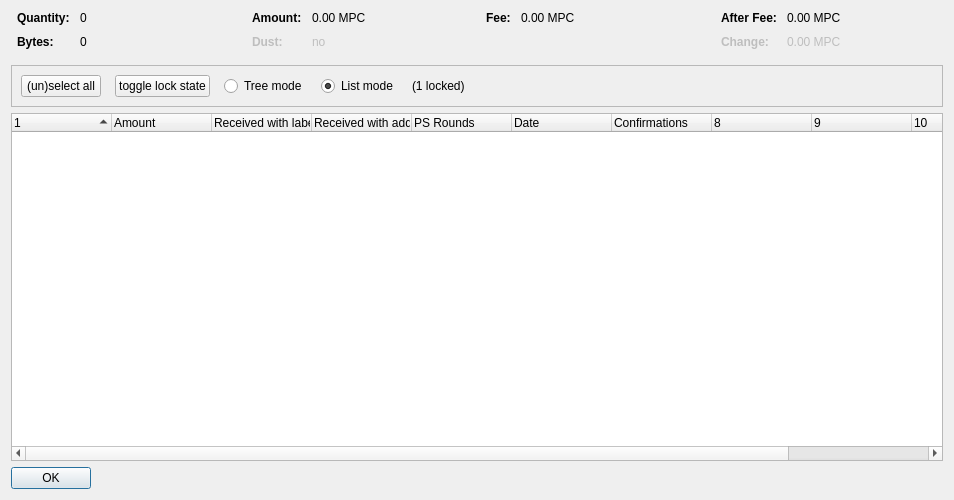
<?xml version="1.0" encoding="UTF-8"?>
<ui version="4.0">
 <class>CoinControlDialog</class>
 <widget class="QDialog" name="CoinControlDialog">
  <property name="geometry">
   <rect>
    <x>0</x>
    <y>0</y>
    <width>954</width>
    <height>500</height>
   </rect>
  </property>
  <property name="windowTitle">
   <string>Coin Selection</string>
  </property>
  <layout class="QVBoxLayout" name="verticalLayout">
   <item>
    <layout class="QHBoxLayout" name="horizontalLayoutTop" stretch="0,0,0,0">
     <property name="topMargin">
      <number>0</number>
     </property>
     <property name="bottomMargin">
      <number>10</number>
     </property>
     <item>
      <layout class="QFormLayout" name="formLayoutCoinControl1">
       <property name="horizontalSpacing">
        <number>10</number>
       </property>
       <property name="verticalSpacing">
        <number>10</number>
       </property>
       <property name="leftMargin">
        <number>6</number>
       </property>
       <property name="rightMargin">
        <number>6</number>
       </property>
       <item row="0" column="0">
        <widget class="QLabel" name="labelCoinControlQuantityText">
         <property name="font">
          <font>
           <weight>75</weight>
           <bold>true</bold>
          </font>
         </property>
         <property name="text">
          <string>Quantity:</string>
         </property>
        </widget>
       </item>
       <item row="0" column="1">
        <widget class="QLabel" name="labelCoinControlQuantity">
         <property name="cursor">
          <cursorShape>IBeamCursor</cursorShape>
         </property>
         <property name="contextMenuPolicy">
          <enum>Qt::ActionsContextMenu</enum>
         </property>
         <property name="text">
          <string notr="true">0</string>
         </property>
         <property name="textInteractionFlags">
          <set>Qt::LinksAccessibleByMouse|Qt::TextSelectableByKeyboard|Qt::TextSelectableByMouse</set>
         </property>
        </widget>
       </item>
       <item row="1" column="0">
        <widget class="QLabel" name="labelCoinControlBytesText">
         <property name="font">
          <font>
           <weight>75</weight>
           <bold>true</bold>
          </font>
         </property>
         <property name="text">
          <string>Bytes:</string>
         </property>
        </widget>
       </item>
       <item row="1" column="1">
        <widget class="QLabel" name="labelCoinControlBytes">
         <property name="cursor">
          <cursorShape>IBeamCursor</cursorShape>
         </property>
         <property name="contextMenuPolicy">
          <enum>Qt::ActionsContextMenu</enum>
         </property>
         <property name="text">
          <string notr="true">0</string>
         </property>
         <property name="textInteractionFlags">
          <set>Qt::LinksAccessibleByMouse|Qt::TextSelectableByKeyboard|Qt::TextSelectableByMouse</set>
         </property>
        </widget>
       </item>
      </layout>
     </item>
     <item>
      <layout class="QFormLayout" name="formLayoutCoinControl2">
       <property name="horizontalSpacing">
        <number>10</number>
       </property>
       <property name="verticalSpacing">
        <number>10</number>
       </property>
       <property name="leftMargin">
        <number>6</number>
       </property>
       <property name="rightMargin">
        <number>6</number>
       </property>
       <item row="0" column="0">
        <widget class="QLabel" name="labelCoinControlAmountText">
         <property name="font">
          <font>
           <weight>75</weight>
           <bold>true</bold>
          </font>
         </property>
         <property name="text">
          <string>Amount:</string>
         </property>
        </widget>
       </item>
       <item row="0" column="1">
        <widget class="QLabel" name="labelCoinControlAmount">
         <property name="cursor">
          <cursorShape>IBeamCursor</cursorShape>
         </property>
         <property name="contextMenuPolicy">
          <enum>Qt::ActionsContextMenu</enum>
         </property>
         <property name="text">
          <string notr="true">0.00 MPC</string>
         </property>
         <property name="textInteractionFlags">
          <set>Qt::LinksAccessibleByMouse|Qt::TextSelectableByKeyboard|Qt::TextSelectableByMouse</set>
         </property>
        </widget>
       </item>
       <item row="1" column="0">
        <widget class="QLabel" name="labelCoinControlLowOutputText">
         <property name="enabled">
          <bool>false</bool>
         </property>
         <property name="font">
          <font>
           <weight>75</weight>
           <bold>true</bold>
          </font>
         </property>
         <property name="text">
          <string>Dust:</string>
         </property>
        </widget>
       </item>
       <item row="1" column="1">
        <widget class="QLabel" name="labelCoinControlLowOutput">
         <property name="enabled">
          <bool>false</bool>
         </property>
         <property name="cursor">
          <cursorShape>IBeamCursor</cursorShape>
         </property>
         <property name="contextMenuPolicy">
          <enum>Qt::ActionsContextMenu</enum>
         </property>
         <property name="text">
          <string notr="true">no</string>
         </property>
         <property name="textInteractionFlags">
          <set>Qt::LinksAccessibleByMouse|Qt::TextSelectableByKeyboard|Qt::TextSelectableByMouse</set>
         </property>
        </widget>
       </item>
      </layout>
     </item>
     <item>
      <layout class="QFormLayout" name="formLayoutCoinControl3">
       <property name="horizontalSpacing">
        <number>10</number>
       </property>
       <property name="verticalSpacing">
        <number>10</number>
       </property>
       <property name="leftMargin">
        <number>6</number>
       </property>
       <property name="rightMargin">
        <number>6</number>
       </property>
       <item row="0" column="0">
        <widget class="QLabel" name="labelCoinControlFeeText">
         <property name="font">
          <font>
           <weight>75</weight>
           <bold>true</bold>
          </font>
         </property>
         <property name="text">
          <string>Fee:</string>
         </property>
        </widget>
       </item>
       <item row="0" column="1">
        <widget class="QLabel" name="labelCoinControlFee">
         <property name="cursor">
          <cursorShape>IBeamCursor</cursorShape>
         </property>
         <property name="contextMenuPolicy">
          <enum>Qt::ActionsContextMenu</enum>
         </property>
         <property name="text">
          <string notr="true">0.00 MPC</string>
         </property>
         <property name="textInteractionFlags">
          <set>Qt::LinksAccessibleByMouse|Qt::TextSelectableByKeyboard|Qt::TextSelectableByMouse</set>
         </property>
        </widget>
       </item>
      </layout>
     </item>
     <item>
      <layout class="QFormLayout" name="formLayoutCoinControl4">
       <property name="horizontalSpacing">
        <number>10</number>
       </property>
       <property name="verticalSpacing">
        <number>10</number>
       </property>
       <property name="leftMargin">
        <number>6</number>
       </property>
       <property name="rightMargin">
        <number>6</number>
       </property>
       <item row="0" column="0">
        <widget class="QLabel" name="labelCoinControlAfterFeeText">
         <property name="font">
          <font>
           <weight>75</weight>
           <bold>true</bold>
          </font>
         </property>
         <property name="text">
          <string>After Fee:</string>
         </property>
        </widget>
       </item>
       <item row="0" column="1">
        <widget class="QLabel" name="labelCoinControlAfterFee">
         <property name="cursor">
          <cursorShape>IBeamCursor</cursorShape>
         </property>
         <property name="contextMenuPolicy">
          <enum>Qt::ActionsContextMenu</enum>
         </property>
         <property name="text">
          <string notr="true">0.00 MPC</string>
         </property>
         <property name="textInteractionFlags">
          <set>Qt::LinksAccessibleByMouse|Qt::TextSelectableByKeyboard|Qt::TextSelectableByMouse</set>
         </property>
        </widget>
       </item>
       <item row="1" column="0">
        <widget class="QLabel" name="labelCoinControlChangeText">
         <property name="enabled">
          <bool>false</bool>
         </property>
         <property name="font">
          <font>
           <weight>75</weight>
           <bold>true</bold>
          </font>
         </property>
         <property name="text">
          <string>Change:</string>
         </property>
        </widget>
       </item>
       <item row="1" column="1">
        <widget class="QLabel" name="labelCoinControlChange">
         <property name="enabled">
          <bool>false</bool>
         </property>
         <property name="cursor">
          <cursorShape>IBeamCursor</cursorShape>
         </property>
         <property name="contextMenuPolicy">
          <enum>Qt::ActionsContextMenu</enum>
         </property>
         <property name="text">
          <string notr="true">0.00 MPC</string>
         </property>
         <property name="textInteractionFlags">
          <set>Qt::LinksAccessibleByMouse|Qt::TextSelectableByKeyboard|Qt::TextSelectableByMouse</set>
         </property>
        </widget>
       </item>
      </layout>
     </item>
    </layout>
   </item>
   <item>
    <widget class="QFrame" name="frame">
     <property name="minimumSize">
      <size>
       <width>0</width>
       <height>40</height>
      </size>
     </property>
     <property name="frameShape">
      <enum>QFrame::StyledPanel</enum>
     </property>
     <property name="frameShadow">
      <enum>QFrame::Sunken</enum>
     </property>
     <layout class="QHBoxLayout" name="horizontalLayout">
      <item>
       <layout class="QHBoxLayout" name="horizontalLayoutPanel" stretch="0,0,0,0,0,0">
        <property name="spacing">
         <number>14</number>
        </property>
        <item>
         <widget class="QPushButton" name="pushButtonSelectAll">
          <property name="sizePolicy">
           <sizepolicy hsizetype="Maximum" vsizetype="Fixed">
            <horstretch>0</horstretch>
            <verstretch>0</verstretch>
           </sizepolicy>
          </property>
          <property name="text">
           <string>(un)select all</string>
          </property>
          <property name="autoDefault">
           <bool>false</bool>
          </property>
         </widget>
        </item>
        <item>
         <widget class="QPushButton" name="pushButtonToggleLock">
          <property name="sizePolicy">
           <sizepolicy hsizetype="Maximum" vsizetype="Fixed">
            <horstretch>0</horstretch>
            <verstretch>0</verstretch>
           </sizepolicy>
          </property>
          <property name="text">
           <string>toggle lock state</string>
          </property>
          <property name="autoDefault">
           <bool>false</bool>
          </property>
         </widget>
        </item>
        <item>
         <widget class="QRadioButton" name="radioTreeMode">
          <property name="sizePolicy">
           <sizepolicy hsizetype="Maximum" vsizetype="Fixed">
            <horstretch>0</horstretch>
            <verstretch>0</verstretch>
           </sizepolicy>
          </property>
          <property name="text">
           <string>Tree mode</string>
          </property>
         </widget>
        </item>
        <item>
         <widget class="QRadioButton" name="radioListMode">
          <property name="sizePolicy">
           <sizepolicy hsizetype="Maximum" vsizetype="Fixed">
            <horstretch>0</horstretch>
            <verstretch>0</verstretch>
           </sizepolicy>
          </property>
          <property name="text">
           <string>List mode</string>
          </property>
          <property name="checked">
           <bool>true</bool>
          </property>
         </widget>
        </item>
        <item>
         <widget class="QLabel" name="labelLocked">
          <property name="text">
           <string>(1 locked)</string>
          </property>
         </widget>
        </item>
        <item>
         <spacer name="horizontalSpacer">
          <property name="orientation">
           <enum>Qt::Horizontal</enum>
          </property>
          <property name="sizeHint" stdset="0">
           <size>
            <width>40</width>
            <height>20</height>
           </size>
          </property>
         </spacer>
        </item>
       </layout>
      </item>
     </layout>
    </widget>
   </item>
   <item>
    <widget class="CoinControlTreeWidget" name="treeWidget">
     <property name="contextMenuPolicy">
      <enum>Qt::CustomContextMenu</enum>
     </property>
     <property name="sortingEnabled">
      <bool>false</bool>
     </property>
     <property name="columnCount">
      <number>11</number>
     </property>
     <attribute name="headerShowSortIndicator" stdset="0">
      <bool>true</bool>
     </attribute>
     <attribute name="headerStretchLastSection">
      <bool>false</bool>
     </attribute>
     <column>
      <property name="text">
       <string/>
      </property>
     </column>
     <column>
      <property name="text">
       <string>Amount</string>
      </property>
     </column>
     <column>
      <property name="text">
       <string>Received with label</string>
      </property>
     </column>
     <column>
      <property name="text">
       <string>Received with address</string>
      </property>
     </column>
     <column>
      <property name="text">
       <string>PS Rounds</string>
      </property>
     </column>
     <column>
      <property name="text">
       <string>Date</string>
      </property>
     </column>
     <column>
      <property name="text">
       <string>Confirmations</string>
      </property>
      <property name="toolTip">
       <string>Confirmed</string>
      </property>
     </column>
     <column>
      <property name="text">
       <string/>
      </property>
     </column>
     <column>
      <property name="text">
       <string/>
      </property>
     </column>
     <column>
      <property name="text">
       <string/>
      </property>
     </column>
     <column>
      <property name="text">
       <string/>
      </property>
     </column>
    </widget>
   </item>
   <item>
    <widget class="QDialogButtonBox" name="buttonBox">
     <property name="sizePolicy">
      <sizepolicy hsizetype="Maximum" vsizetype="Fixed">
       <horstretch>0</horstretch>
       <verstretch>0</verstretch>
      </sizepolicy>
     </property>
     <property name="orientation">
      <enum>Qt::Horizontal</enum>
     </property>
     <property name="standardButtons">
      <set>QDialogButtonBox::Ok</set>
     </property>
    </widget>
   </item>
  </layout>
 </widget>
 <customwidgets>
  <customwidget>
   <class>CoinControlTreeWidget</class>
   <extends>QTreeWidget</extends>
   <header>coincontroltreewidget.h</header>
  </customwidget>
 </customwidgets>
 <resources/>
 <connections/>
</ui>
